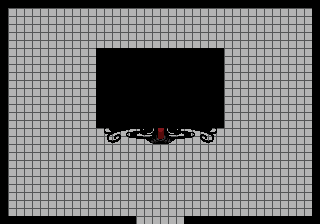

Rendered tile map (Tiled .tmx) drawn with the repository's tilesets; below, a short description and the full map source, tile grids included:
An orthogonal 40x28 tile map with 8x8 px tiles, 2 tile layers (gfx, walls) and 8 objects (4x Item, 3x Enemy, Spawn).

<map version="1.10" tiledversion="1.11.0" orientation="orthogonal" renderorder="right-down" width="40" height="28" tilewidth="8" tileheight="8" infinite="0" nextlayerid="6" nextobjectid="17">
 <tileset firstgid="1" source="boss-temple.tsx" />
 <layer id="1" name="gfx" width="40" height="28">
  <data encoding="csv">
16,8,8,8,8,8,8,8,8,8,8,8,8,8,8,8,8,8,8,8,8,8,8,8,8,8,8,8,8,8,8,8,8,8,8,8,8,8,8,13,
6,12,12,12,12,12,12,12,12,12,12,12,12,12,12,12,12,12,12,12,12,12,12,12,12,12,12,12,12,12,12,12,12,12,12,12,12,12,12,4,
6,12,12,12,12,12,12,12,12,12,12,12,12,12,12,12,12,12,12,12,12,12,12,12,12,12,12,12,12,12,12,12,12,12,12,12,12,12,12,4,
6,12,12,12,12,12,12,12,12,12,12,12,12,12,12,12,12,12,12,12,12,12,12,12,12,12,12,12,12,12,12,12,12,12,12,12,12,12,12,4,
6,12,12,12,12,12,12,12,12,12,12,12,12,12,12,12,12,12,12,12,12,12,12,12,12,12,12,12,12,12,12,12,12,12,12,12,12,12,12,4,
6,12,12,12,12,12,12,12,12,12,12,12,12,12,12,12,12,12,12,12,12,12,12,12,12,12,12,12,12,12,12,12,12,12,12,12,12,12,12,4,
6,12,12,12,12,12,12,12,12,12,12,12,17,18,19,20,21,22,23,24,25,26,27,28,29,30,31,32,12,12,12,12,12,12,12,12,12,12,12,4,
6,12,12,12,12,12,12,12,12,12,12,12,33,34,35,36,37,38,39,40,41,42,43,44,45,46,47,48,12,12,12,12,12,12,12,12,12,12,12,4,
6,12,12,12,12,12,12,12,12,12,12,12,49,50,51,52,53,54,55,56,57,58,59,60,61,62,63,64,12,12,12,12,12,12,12,12,12,12,12,4,
6,12,12,12,12,12,12,12,12,12,12,12,65,66,67,68,69,70,71,72,73,74,75,76,77,78,79,80,12,12,12,12,12,12,12,12,12,12,12,4,
6,12,12,12,12,12,12,12,12,12,12,12,81,82,83,84,85,86,87,88,89,90,91,92,93,94,95,96,12,12,12,12,12,12,12,12,12,12,12,4,
6,12,12,12,12,12,12,12,12,12,12,12,97,98,99,100,101,102,103,104,105,106,107,108,109,110,111,112,12,12,12,12,12,12,12,12,12,12,12,4,
6,12,12,12,12,12,12,12,12,12,12,12,113,114,115,116,117,118,119,120,121,122,123,124,125,126,127,128,12,12,12,12,12,12,12,12,12,12,12,4,
6,12,12,12,12,12,12,12,12,12,12,12,129,130,131,132,133,134,135,136,137,138,139,140,141,142,143,144,12,12,12,12,12,12,12,12,12,12,12,4,
6,12,12,12,12,12,12,12,12,12,12,12,145,146,147,148,149,150,151,152,153,154,155,156,157,158,159,160,12,12,12,12,12,12,12,12,12,12,12,4,
6,12,12,12,12,12,12,12,12,12,12,12,161,162,163,164,165,166,167,168,169,170,171,172,173,174,175,176,12,12,12,12,12,12,12,12,12,12,12,4,
6,12,12,12,12,12,12,12,12,12,12,12,177,178,179,180,181,182,183,184,185,186,187,188,189,190,191,192,12,12,12,12,12,12,12,12,12,12,12,4,
6,12,12,12,12,12,12,12,12,12,12,12,193,194,195,196,197,198,199,200,201,202,203,204,205,206,207,208,12,12,12,12,12,12,12,12,12,12,12,4,
6,12,12,12,12,12,12,12,12,12,12,12,12,12,12,12,12,12,12,12,12,12,12,12,12,12,12,12,12,12,12,12,12,12,12,12,12,12,12,4,
6,12,12,12,12,12,12,12,12,12,12,12,12,12,12,12,12,12,12,12,12,12,12,12,12,12,12,12,12,12,12,12,12,12,12,12,12,12,12,4,
6,12,12,12,12,12,12,12,12,12,12,12,12,12,12,12,12,12,12,12,12,12,12,12,12,12,12,12,12,12,12,12,12,12,12,12,12,12,12,4,
6,12,12,12,12,12,12,12,12,12,12,12,12,12,12,12,12,12,12,12,12,12,12,12,12,12,12,12,12,12,12,12,12,12,12,12,12,12,12,4,
6,12,12,12,12,12,12,12,12,12,12,12,12,12,12,12,12,12,12,12,12,12,12,12,12,12,12,12,12,12,12,12,12,12,12,12,12,12,12,4,
6,12,12,12,12,12,12,12,12,12,12,12,12,12,12,12,12,12,12,12,12,12,12,12,12,12,12,12,12,12,12,12,12,12,12,12,12,12,12,4,
6,12,12,12,12,12,12,12,12,12,12,12,12,12,12,12,12,12,12,12,12,12,12,12,12,12,12,12,12,12,12,12,12,12,12,12,12,12,12,4,
6,12,12,12,12,12,12,12,12,12,12,12,12,12,12,12,12,12,12,12,12,12,12,12,12,12,12,12,12,12,12,12,12,12,12,12,12,12,12,4,
6,12,12,12,12,12,12,12,12,12,12,12,12,12,12,12,12,12,12,12,12,12,12,12,12,12,12,12,12,12,12,12,12,12,12,12,12,12,12,4,
15,2,2,2,2,2,2,2,2,2,2,2,2,2,2,2,3,12,12,12,12,12,12,1,2,2,2,2,2,2,2,2,2,2,2,2,2,2,2,14
</data>
 </layer>
 <layer id="2" name="walls" width="40" height="28">
  <data encoding="csv">
11,11,11,11,11,11,11,11,11,11,11,11,11,11,11,11,11,11,11,11,11,11,11,11,11,11,11,11,11,11,11,11,11,11,11,11,11,11,11,11,
11,0,0,0,0,0,0,0,0,0,0,0,0,0,0,0,0,0,0,0,0,0,0,0,0,0,0,0,0,0,0,0,0,0,0,0,0,0,0,11,
11,0,0,0,0,0,0,0,0,0,0,0,0,0,0,0,0,0,0,0,0,0,0,0,0,0,0,0,0,0,0,0,0,0,0,0,0,0,0,11,
11,0,0,0,0,0,0,0,0,0,0,0,0,0,0,0,0,0,0,0,0,0,0,0,0,0,0,0,0,0,0,0,0,0,0,0,0,0,0,11,
11,0,0,0,0,0,0,0,0,0,0,0,0,0,0,0,0,0,0,0,0,0,0,0,0,0,0,0,0,0,0,0,0,0,0,0,0,0,0,11,
11,0,0,0,0,0,0,0,0,0,0,0,0,0,0,0,0,0,0,0,0,0,0,0,0,0,0,0,0,0,0,0,0,0,0,0,0,0,0,11,
11,0,0,0,0,0,0,0,0,0,0,0,11,11,11,11,11,11,11,11,11,11,11,11,11,11,11,11,0,0,0,0,0,0,0,0,0,0,0,11,
11,0,0,0,0,0,0,0,0,0,0,0,11,11,11,11,11,11,11,11,11,11,11,11,11,11,11,11,0,0,0,0,0,0,0,0,0,0,0,11,
11,0,0,0,0,0,0,0,0,0,0,0,11,11,11,11,11,11,11,11,11,11,11,11,11,11,11,11,0,0,0,0,0,0,0,0,0,0,0,11,
11,0,0,0,0,0,0,0,0,0,0,0,11,11,11,11,11,11,11,11,11,11,11,11,11,11,11,11,0,0,0,0,0,0,0,0,0,0,0,11,
11,0,0,0,0,0,0,0,0,0,0,0,11,11,11,11,11,11,11,11,11,11,11,11,11,11,11,11,0,0,0,0,0,0,0,0,0,0,0,11,
11,0,0,0,0,0,0,0,0,0,0,0,11,11,11,11,11,11,11,11,11,11,11,11,11,11,11,11,0,0,0,0,0,0,0,0,0,0,0,11,
11,0,0,0,0,0,0,0,0,0,0,0,11,11,11,11,11,11,11,11,11,11,11,11,11,11,11,11,0,0,0,0,0,0,0,0,0,0,0,11,
11,0,0,0,0,0,0,0,0,0,0,0,11,11,11,11,11,11,11,11,11,11,11,11,11,11,11,11,0,0,0,0,0,0,0,0,0,0,0,11,
11,0,0,0,0,0,0,0,0,0,0,0,11,11,11,11,11,11,11,11,11,11,11,11,11,11,11,11,0,0,0,0,0,0,0,0,0,0,0,11,
11,0,0,0,0,0,0,0,0,0,0,0,11,11,11,11,11,11,11,11,11,11,11,11,11,11,11,11,0,0,0,0,0,0,0,0,0,0,0,11,
11,0,0,0,0,0,0,0,0,0,0,0,0,0,0,0,0,0,0,0,0,0,0,0,0,0,0,0,0,0,0,0,0,0,0,0,0,0,0,11,
11,0,0,0,0,0,0,0,0,0,0,0,0,0,0,0,0,0,0,0,0,0,0,0,0,0,0,0,0,0,0,0,0,0,0,0,0,0,0,11,
11,0,0,0,0,0,0,0,0,0,0,0,0,0,0,0,0,0,0,0,0,0,0,0,0,0,0,0,0,0,0,0,0,0,0,0,0,0,0,11,
11,0,0,0,0,0,0,0,0,0,0,0,0,0,0,0,0,0,0,0,0,0,0,0,0,0,0,0,0,0,0,0,0,0,0,0,0,0,0,11,
11,0,0,0,0,0,0,0,0,0,0,0,0,0,0,0,0,0,0,0,0,0,0,0,0,0,0,0,0,0,0,0,0,0,0,0,0,0,0,11,
11,0,0,0,0,0,0,0,0,0,0,0,0,0,0,0,0,0,0,0,0,0,0,0,0,0,0,0,0,0,0,0,0,0,0,0,0,0,0,11,
11,0,0,0,0,0,0,0,0,0,0,0,0,0,0,0,0,0,0,0,0,0,0,0,0,0,0,0,0,0,0,0,0,0,0,0,0,0,0,11,
11,0,0,0,0,0,0,0,0,0,0,0,0,0,0,0,0,0,0,0,0,0,0,0,0,0,0,0,0,0,0,0,0,0,0,0,0,0,0,11,
11,0,0,0,0,0,0,0,0,0,0,0,0,0,0,0,0,0,0,0,0,0,0,0,0,0,0,0,0,0,0,0,0,0,0,0,0,0,0,11,
11,0,0,0,0,0,0,0,0,0,0,0,0,0,0,0,0,0,0,0,0,0,0,0,0,0,0,0,0,0,0,0,0,0,0,0,0,0,0,11,
11,0,0,0,0,0,0,0,0,0,0,0,0,0,0,0,0,0,0,0,0,0,0,0,0,0,0,0,0,0,0,0,0,0,0,0,0,0,0,11,
11,11,11,11,11,11,11,11,11,11,11,11,11,11,11,11,11,0,0,0,0,0,0,11,11,11,11,11,11,11,11,11,11,11,11,11,11,11,11,11
</data>
 </layer>
 <objectgroup id="4" name="objs">
  <object id="2" name="Boss" type="Enemy" x="160" y="104">
   <point />
  </object>
  <object id="5" name="Spawn" x="160" y="208">
   <point />
  </object>
  <object id="9" name="Boots" type="Item" x="32" y="184">
   <point />
  </object>
  <object id="10" name="Goggles" type="Item" x="32" y="32">
   <point />
  </object>
  <object id="11" name="HeartItem" type="Item" x="288" y="184">
   <point />
  </object>
  <object id="12" name="Sword" type="Item" x="288" y="32">
   <point />
  </object>
  <object id="15" name="OrcMinion" type="Enemy" x="40" y="88">
   <point />
  </object>
  <object id="16" name="AngelMinion" type="Enemy" x="280" y="88">
   <point />
  </object>
 </objectgroup>
</map>
